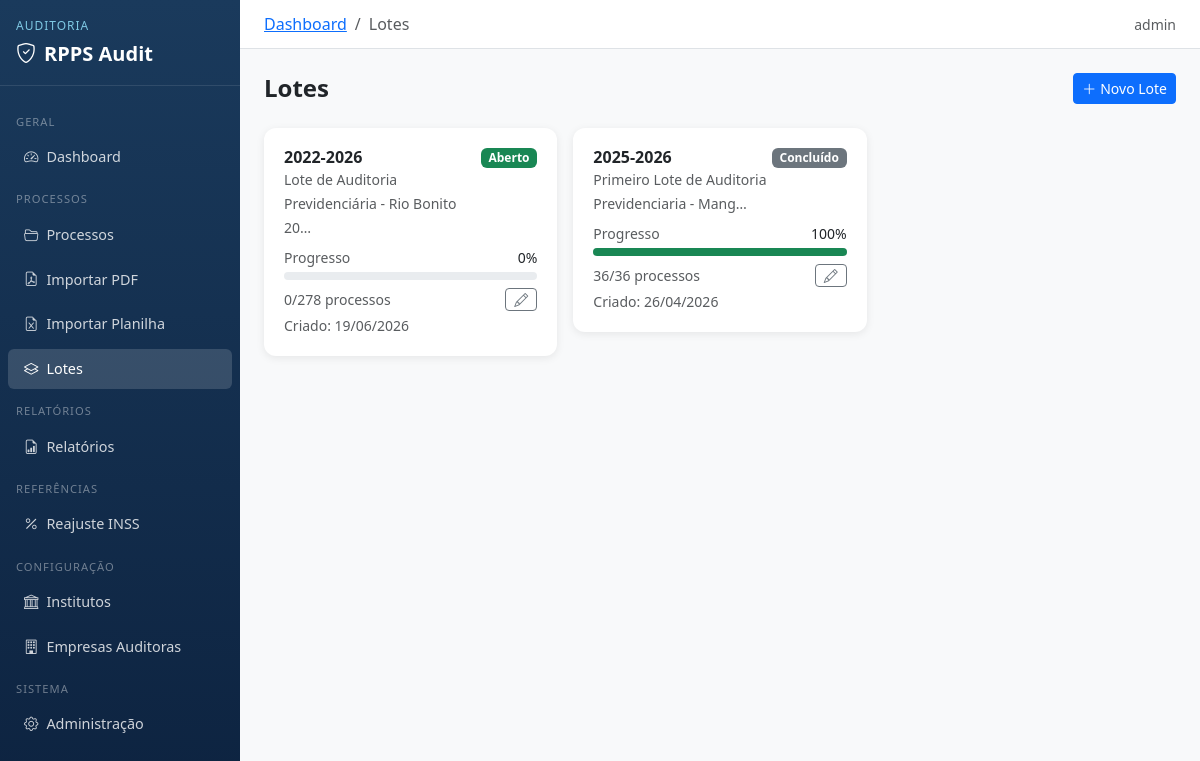
Screenshot of /processos/lotes/ (signed in) with the database file from the repository.
### processos/models.py (models this page shows, shortened)
class Lote(models.Model):
    numero = models.CharField(max_length=50, unique=True, verbose_name='Número do Lote')
    descricao = models.TextField(blank=True, verbose_name='Descrição')
    data_criacao = models.DateTimeField(default=timezone.now, verbose_name='Data de Criação')
    status = models.CharField(max_length=20, choices=StatusLote.choices, default=StatusLote.ABERTO, verbose_name='Status')
    class Meta:
        verbose_name = 'Lote'
        verbose_name_plural = 'Lotes'
        ordering = ['-data_criacao']
    @property
    def total_processos(self):
        return self.processo_set.count()
    @property
    def processos_concluidos(self):
        return self.processo_set.filter(status_processo=StatusProcesso.CONCLUIDO).count()
    @property
    def percentual_conclusao(self):
        total = self.total_processos
        if total == 0:
            return 0
        return round((self.processos_concluidos / total) * 100)

### processos/views.py (the view, shortened to what this page needs)
# urls.py: path('lotes/', views.lotes, name='lotes'),
def lotes(request):
    return render(request, 'processos/lotes.html', {
        'lotes': Lote.objects.order_by('-data_criacao'),
    })

### templates/processos/lotes.html (shortened to what this page needs)
{% extends 'base.html' %}
{% block breadcrumb %}
<li class="breadcrumb-item"><a href="{% url 'core:dashboard' %}">Dashboard</a></li>
<li class="breadcrumb-item active">Lotes</li>
{% endblock %}
{% block content %}
<div class="d-flex justify-content-between align-items-center mb-4">
    <h4 class="mb-0 fw-bold">Lotes</h4>
    <button class="btn btn-primary btn-sm" data-bs-toggle="modal" data-bs-target="#novoLoteModal">
        <i class="bi bi-plus-lg me-1"></i>Novo Lote
    </button>
</div>
<div class="row g-3">
    {% for lote in lotes %}
    <div class="col-md-6 col-xl-4">
        <div class="card card-stat" style="cursor:pointer" onclick="location.href='{% url 'processos:lote_detalhe' lote.pk %}'">
            <div class="card-body">
                <div class="d-flex justify-content-between align-items-start mb-2">
                    <div>
                        <h6 class="fw-bold mb-0">
                            <a href="{% url 'processos:lote_detalhe' lote.pk %}" class="text-dark text-decoration-none stretched-link">
                                {{ lote.numero }}
                            </a>
                        </h6>
                        <small class="text-muted">{{ lote.descricao|truncatechars:50 }}</small>
                    </div>
                    <span class="badge {% if lote.status == 'ABERTO' %}bg-success{% elif lote.status == 'EM_ANDAMENTO' %}bg-warning text-dark{% else %}bg-secondary{% endif %}">
                        {{ lote.get_status_display }}
                    </span>
                </div>
                <div class="mb-2">
                    <div class="d-flex justify-content-between mb-1">
                        <small class="text-muted">Progresso</small>
                        <small>{{ lote.percentual_conclusao }}%</small>
                    </div>
                    <div class="progress" style="height: 8px;">
                        <div class="progress-bar {% if lote.percentual_conclusao == 100 %}bg-success{% endif %}" style="width: {{ lote.percentual_conclusao }}%"></div>
                    </div>
                </div>
                <div class="d-flex justify-content-between align-items-center">
                    <small class="text-muted">{{ lote.processos_concluidos }}/{{ lote.total_processos }} processos</small>
                    <div class="d-flex gap-1" style="position:relative;z-index:1">
                        <a href="{% url 'processos:editar_lote' lote.pk %}" class="btn btn-sm btn-outline-secondary py-0"
                           onclick="event.stopPropagation()">
                            <i class="bi bi-pencil"></i>
                        </a>
                    </div>
                </div>
                <small class="text-muted d-block mt-1">Criado: {{ lote.data_criacao|date:"d/m/Y" }}</small>
            </div>
        </div>
    </div>
    {% endfor %}
</div>
{% endblock %}

### templates/base.html (shortened to what this page needs)
<!DOCTYPE html>
<html lang="pt-br">
<head>
    <link href="https://cdn.jsdelivr.net/npm/bootstrap@5.3.0/dist/css/bootstrap.min.css" rel="stylesheet">
    <link href="https://cdn.jsdelivr.net/npm/bootstrap-icons@1.11.0/font/bootstrap-icons.css" rel="stylesheet">
</head>
<body>
<div class="container-fluid p-0">
    <div class="row g-0">
        <div class="col-auto sidebar" style="width: 240px; position: fixed; top: 0; left: 0; height: 100vh; overflow-y: auto; z-index: 100;">
            <div class="sidebar-brand">
                <h6>Auditoria</h6>
                <h5><i class="bi bi-shield-check me-2"></i>RPPS Audit</h5>
            </div>
            <nav class="nav flex-column py-2">
                <div class="nav-section-label">Geral</div>
                <a class="nav-link {% if request.resolver_match.app_name == 'core' %}active{% endif %}" href="{% url 'core:dashboard' %}">
                    <i class="bi bi-speedometer2 me-2"></i>Dashboard
                </a>
                <div class="nav-section-label">Processos</div>
                <a class="nav-link {% if 'processos' in request.path and 'lote' not in request.path %}active{% endif %}" href="{% url 'processos:lista' %}">
                    <i class="bi bi-folder2-open me-2"></i>Processos
                </a>
                <a class="nav-link" href="{% url 'processos:importar_pdf' %}">
                    <i class="bi bi-file-earmark-pdf me-2"></i>Importar PDF
                </a>
                <a class="nav-link" href="{% url 'processos:importar_planilha' %}">
                    <i class="bi bi-file-earmark-excel me-2"></i>Importar Planilha
                </a>
                <a class="nav-link {% if 'lotes' in request.path %}active{% endif %}" href="{% url 'processos:lotes' %}">
                    <i class="bi bi-layers me-2"></i>Lotes
                </a>
                <div class="nav-section-label">Relatórios</div>
                <a class="nav-link {% if 'relatorios' in request.path %}active{% endif %}" href="{% url 'relatorios:index' %}">
                    <i class="bi bi-file-earmark-bar-graph me-2"></i>Relatórios
                </a>
                <div class="nav-section-label">Referências</div>
                <a class="nav-link {% if 'reajuste-inss' in request.path %}active{% endif %}" href="{% url 'processos:reajuste_inss' %}">
                    <i class="bi bi-percent me-2"></i>Reajuste INSS
                </a>
                <div class="nav-section-label">Configuração</div>
                <a class="nav-link {% if 'institutos' in request.path and 'empresas' not in request.path %}active{% endif %}" href="{% url 'institutos:lista' %}">
                    <i class="bi bi-bank me-2"></i>Institutos
                </a>
                <a class="nav-link {% if 'empresas' in request.path %}active{% endif %}" href="{% url 'institutos:empresas' %}">
                    <i class="bi bi-building me-2"></i>Empresas Auditoras
                </a>
                <div class="nav-section-label">Sistema</div>
                <a class="nav-link" href="/admin/">
                    <i class="bi bi-gear me-2"></i>Administração
                </a>
            </nav>
        </div>
        <div class="col main-content" style="margin-left: 240px;">
            <div class="topbar d-flex align-items-center justify-content-between">
                <div>
                    <nav aria-label="breadcrumb">
                        <ol class="breadcrumb mb-0">
                            {% block breadcrumb %}{% endblock %}
                        </ol>
                    </nav>
                </div>
                <div class="d-flex align-items-center gap-3">
                    <small class="text-muted">{{ request.user }}</small>
                </div>
            </div>
            <div class="p-4">
                {% block content %}{% endblock %}
            </div>
        </div>
    </div>
</div>
</body>
</html>

### templates/base.html (style rules this page uses)
body { background-color: #f8f9fa; }
.sidebar { min-height: 100vh; background: linear-gradient(180deg, #1a3a5c 0%, #0d2340 100%); color: white; }
.sidebar .nav-link { color: rgba(255,255,255,0.8); padding: 0.6rem 1rem; border-radius: 6px; margin: 2px 8px; font-size: 0.9rem; }
.sidebar .nav-link:hover, .sidebar .nav-link.active { background: rgba(255,255,255,0.15); color: white; }
.sidebar .nav-link i { width: 20px; }
.sidebar-brand { padding: 1.2rem 1rem; border-bottom: 1px solid rgba(255,255,255,0.1); margin-bottom: 0.5rem; }
.sidebar-brand h6 { color: #7ec8e3; font-size: 0.75rem; text-transform: uppercase; letter-spacing: 1px; }
.sidebar-brand h5 { color: white; font-weight: 700; margin: 0; }
.main-content { min-height: 100vh; }
.topbar { background: white; border-bottom: 1px solid #dee2e6; padding: 0.75rem 1.5rem; }
.card-stat { border: none; border-radius: 12px; box-shadow: 0 2px 8px rgba(0,0,0,0.08); }
.card-stat .card-body { padding: 1.25rem; }
.nav-section-label { color: rgba(255,255,255,0.4); font-size: 0.7rem; text-transform: uppercase; letter-spacing: 1px; padding: 0.75rem 1rem 0.25rem; }

### rows the page displays
Lote: numero "2022-2026", descricao "Lote de Auditoria Previdenciária - Rio Bonito 20…", status "Aberto", percentual_conclusao "0", processos_concluidos "0", total_processos "278", data_criacao "19/06/2026"
Lote: numero "2025-2026", descricao "Primeiro Lote de Auditoria Previdenciaria - Mang…", status "Concluído", percentual_conclusao "100", processos_concluidos "36", total_processos "36", data_criacao "26/04/2026"

### other values shown
{{ request.user }} "admin"
